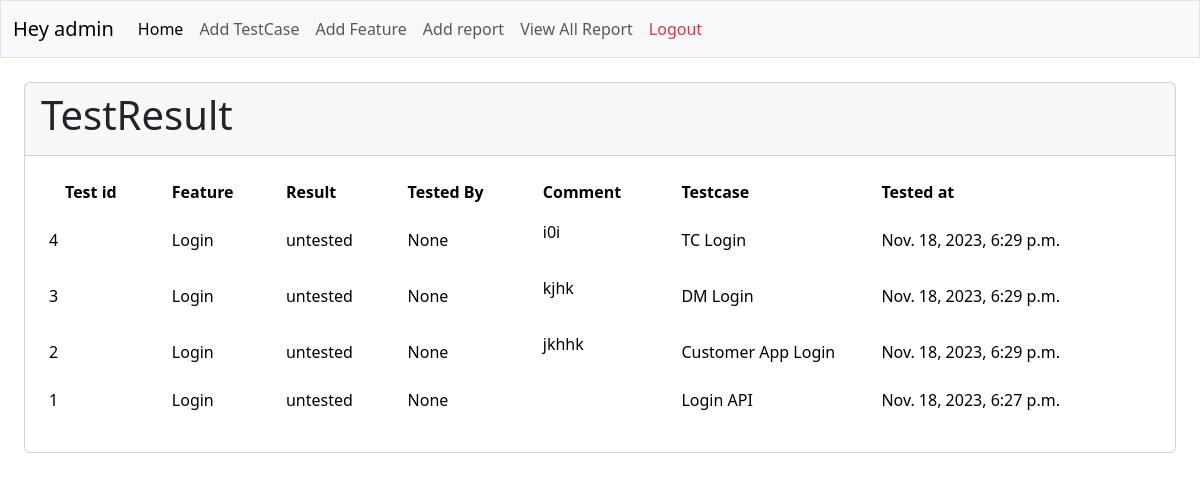
Screenshot of /report/details/1/ (signed in) with the database file from the repository.
### report/models.py (models this page shows, shortened)
class User(AbstractUser):
    mobile = models.CharField(max_length=13,validators=[numbervalidator])
    is_admin = models.BooleanField(default=False)

class TestResult(models.Model):
    RESULT_C = [
        ('untested', 'untested'),
        ('passed', 'passed'),
        ('failed', 'failed'),
    ]
    report = models.ForeignKey(Report, on_delete=models.CASCADE)
    testcase = models.ForeignKey(TestCase, on_delete=models.CASCADE)
    comment = RichTextField()
    result = models.CharField(max_length=90, choices=RESULT_C, default='untested')
    tested_by = models.ForeignKey(User, on_delete=models.CASCADE, blank=True, null=True)
    created_at = models.DateTimeField(auto_now=True)

class TestCase(models.Model):
    APP_CHOICES = [
        ("CUSTOMER_APP", "cx"),
        ("DELIVERYMAN_APP", "dm"),
        ("TEAM_CONSOLE", "tc"),
        ("API", "api")
    ]
    title = models.CharField(max_length=50)
    description = RichTextField()
    app = models.CharField(max_length=50, choices=APP_CHOICES)
    feature = models.ForeignKey(Feature, on_delete=models.CASCADE)
    created_by = models.ForeignKey(User, on_delete=models.CASCADE)
    created_at = models.DateTimeField(auto_now_add=True)
    updated_at = models.DateTimeField(auto_now=True)

class Feature(models.Model):
    title = models.CharField(max_length=50)
    description = RichTextField()
    created_at = models.DateTimeField(auto_now_add=True)
    created_by = models.ForeignKey(User, on_delete=models.CASCADE)
    def __str__(self) -> str:
        return self.title

### report/views.py (the view)
# urls.py: path('report/details/<int:pk>/', views.ReportDetailView.as_view(), name="reportdetails"),
@method_decorator(login_required(login_url='login'), name='dispatch')
class ReportDetailView(DetailView):
    model = Report
    template_name = 'report/templates/reportdetails.html'
    context_object_name = 'results'
    def get_object(self):
        report = Report.objects.get(pk=self.kwargs['pk'])
        result = TestResult.objects.filter(report=report).order_by('-created_at')
        return result

### report/templates/reportdetails.html (shortened to what this page needs)
<!doctype html>
<html lang="en">
  <head>
    <link href="https://cdn.jsdelivr.net/npm/bootstrap@5.3.2/dist/css/bootstrap.min.css" rel="stylesheet">
  </head>
{% extends "base.html" %}
{% block content %}
  <body>
    <div class="card m-4">
    <div class='card-header'><h1>TestResult</h1>{{result.testcase.title}}</div>
    <div class="card-body">
      <div class="row">
          <div class="col-lg-12">
              <div class="">
                  <div class="table-responsive">
                      <table class="table project-list-table table-nowrap align-middle table-borderless">
                          <thead>
                              <tr>
                                  <th scope="col" class="ps-4" style="width: ;">Test id</th>
                                  <th scope="col">Feature</th>
                                  <th scope="col">Result</th>
                                  <th scope="col">Tested By</th>
                                  <th scope="col">Comment</th>
                                  <th scope="col" style="width: 200px;">Testcase</th>
                                  <th scope="col">Tested at</th>
                              </tr>
                          </thead>
                          <tbody>
                            {% for result  in results %}
                            <tr class="even">
                              <td>{{ result.testcase.id }}</td>
                              <td> {% for obj in result.report.features.all %}
                                {{ obj }}<br>
                              {% endfor %}</td>
                              <td> {{result.result}}</td>
                              <td> {{result.tested_by}}</td>
                              <td>{{result.comment | safe }}</td>
                              <td>
                                  {{ result.testcase.title }}<br>
                              </td>
                              <td>{{result.created_at }}</td>
                              {% endfor %}
                            </tr>
                          </tbody>
                      </table>
                  </div>
              </div>
          </div>
      </div>
    </div>
  </div>
</body>
</html>
{% endblock %}

### report/templates/base.html (shortened to what this page needs)
<link href="https://cdn.jsdelivr.net/npm/bootstrap@5.3.2/dist/css/bootstrap.min.css" rel="stylesheet">
<nav class="navbar navbar-expand-lg bg-light sticky-top bg-primary border">
    <div class="container-fluid">
        <a class="navbar-brand">Hey {{request.user}}</a>
        <div class="collapse navbar-collapse" id="navbarSupportedContent">
            <ul class="navbar-nav me-auto mb-2 mb-lg-0">
                <li class="nav-item">
                    <a class="nav-link active" aria-current="page" href="{% url 'home'%}">Home</a>
                </li>
                <li class="nav-item">
                    <a class="nav-link" href="{% url 'addtestcase' %}">Add TestCase</a>
                </li>
                <li class="nav-item">
                    <a
                        href="{% url "addrequirements" %}"
                        class="nav-link"
                    >Add Feature</a>
                </li>
                <li class="nav-item">
                    <a class="nav-link" href="{% url 'createreport' %}">Add report</a>
                </li>
                <li class="nav-item">
                    <a class="nav-link" href="{% url 'allreport' %}">View All Report</a>
                </li>
                <li class="nav-item">
                    <a class="nav-link text-danger" href="{% url 'logout' %}">Logout</a>
                </li>
                <li class="nav-item">
                    <a class="nav-link "></a>
                </li>
            </ul>
        </div>
    </div>
</nav>
{% block content %}
{% endblock content %}

### rows the page displays
User: user "admin"
TestResult: testcase.id "4", result "untested", tested_by "None", comment "i0i", testcase "TC Login", created_at "Nov. 18, 2023, 6:29 p.m."
Feature: title "Login"
TestResult: testcase.id "3", result "untested", tested_by "None", comment "kjhk", testcase "DM Login", created_at "Nov. 18, 2023, 6:29 p.m."
TestResult: testcase.id "2", result "untested", tested_by "None", comment "jkhhk", testcase "Customer App Login", created_at "Nov. 18, 2023, 6:29 p.m."
TestResult: testcase.id "1", result "untested", tested_by "None", testcase "Login API", created_at "Nov. 18, 2023, 6:27 p.m."
